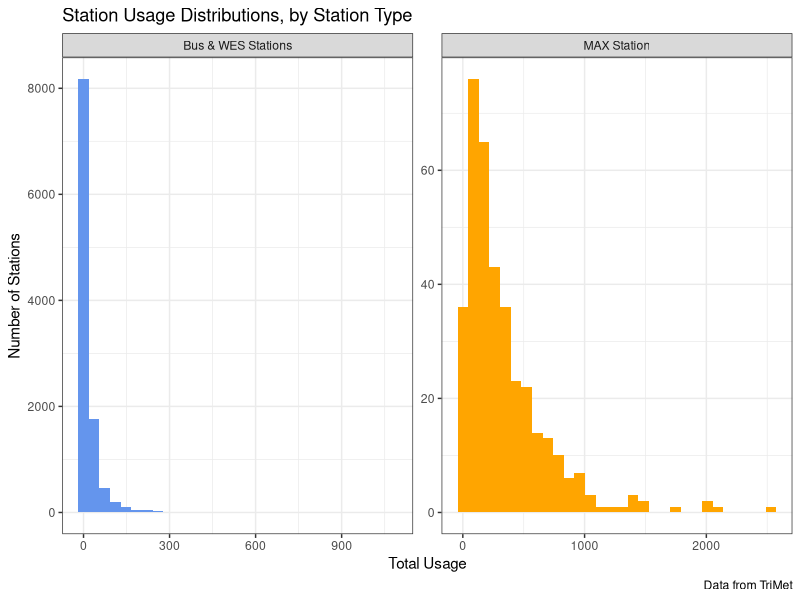
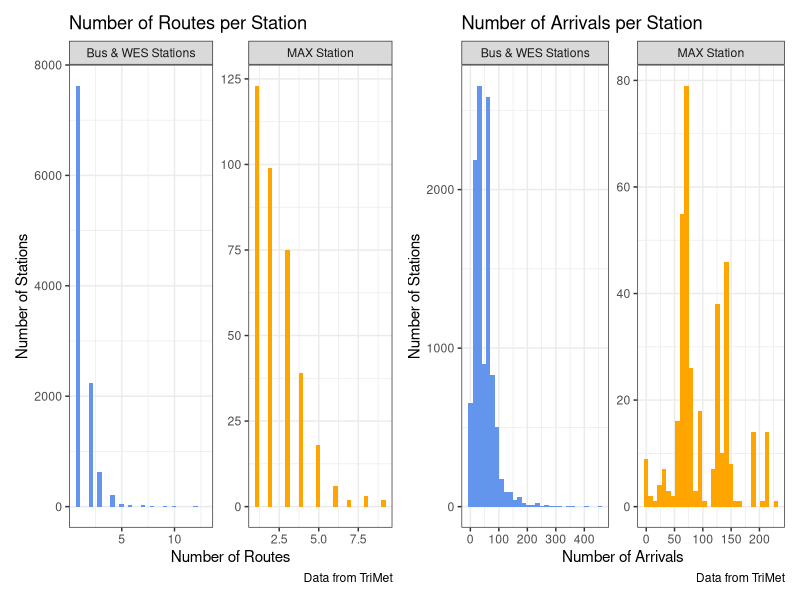
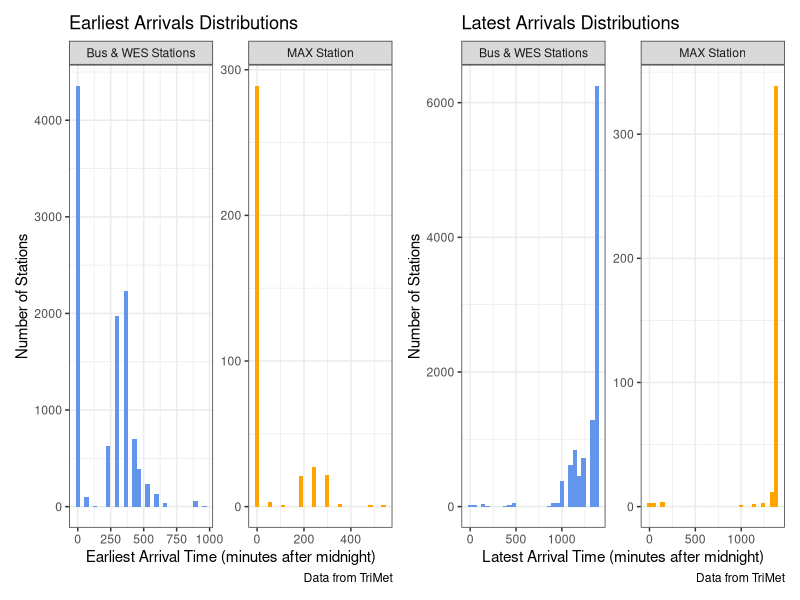

Reproduce these figures in R, in order.
## ---- chunk 1
library(tidyverse)
library(cowplot)
## ---- chunk 2
stop_features = read_csv('data/stop_features.csv')

stop_features_plot = stop_features %>% mutate(
  stop_type = ifelse(stop_type == 'MAX Station', "MAX Station", 'Bus & WES Stations'), 
  day = as.factor(day)
  )

## ---- chunk 3
#| label: fig-usage-dist
#| fig-cap: 'Distributions of usage values for each station type. WES and bus stations are combined due to the low number of WES stations in the dataset. Note that the y-axis is *not* fixed: there are a much smaller number of MAX stations than there are bus stations.'
ggplot(data=stop_features_plot, aes(x=total_usage, fill=stop_type)) + 
  geom_histogram() +
  facet_wrap(~stop_type, scales='free')+
  theme_bw()+ 
  labs(
    title='Station Usage Distributions, by Station Type', 
    legend.title='Station Type', 
    x='Total Usage', 
    y = 'Number of Stations',
    caption='Data from TriMet', 
    fill='Station Type'
  )+
  scale_fill_manual(values=c('cornflowerblue', 'orange')) +
  theme(legend.position='none')
## ---- chunk 4
#| label: fig-numbers
#| fig-cap: 'Distributions of the number of routes that stop at each station and the number of arrivals at each station, faceted by the two station types in our dataset. Note that the y-axis is *not* fixed: there are a much smaller number of MAX stations than there are bus stations.'
routes_plot = ggplot(data=stop_features_plot, aes(x=num_routes, fill=stop_type)) + 
  geom_histogram() +
  facet_wrap(~stop_type, scales='free')+
  theme_bw()+ 
  labs(
    title='Number of Routes per Station', 
    legend.title='Station Type', 
    x='Number of Routes', 
    y = 'Number of Stations',
    caption='Data from TriMet', 
    fill='Station Type'
  )+
  scale_fill_manual(values=c('cornflowerblue', 'orange')) +
  theme(legend.position='none')

arrivals_plot = ggplot(data=stop_features_plot, aes(x=num_arrivals, fill=stop_type)) + 
  geom_histogram() +
  facet_wrap(~stop_type, scales='free')+
  theme_bw()+ 
  labs(
    title='Number of Arrivals per Station', 
    legend.title='Station Type', 
    x='Number of Arrivals', 
    y = 'Number of Stations',
    caption='Data from TriMet', 
    fill='Station Type'
  )+
  scale_fill_manual(values=c('cornflowerblue', 'orange')) +
  theme(legend.position='none')

plot_grid(routes_plot, arrivals_plot ,nrow=1) +
  facet_grid() +
  theme_minimal()
## ---- chunk 5
#| label: fig-times
#| fig-cap: 'Distributions of the earliest and latest arrival times for the two station categories in our dataset. Note that the y-axis is *not* fixed: there are a much smaller number of MAX stations than there are bus stations.'
earliest_plot = ggplot(data=stop_features_plot, aes(x=earliest, fill=stop_type)) + 
  geom_histogram() +
  facet_wrap(~stop_type, scales='free')+
  theme_bw()+ 
  labs(
    title='Earliest Arrivals Distributions', 
    legend.title='Station Type', 
    x='Earliest Arrival Time (minutes after midnight)', 
    y = 'Number of Stations',
    caption='Data from TriMet', 
    fill='Station Type'
  )+
  scale_fill_manual(values=c('cornflowerblue', 'orange')) +
  theme(legend.position='none')

latest_plot = ggplot(data=stop_features_plot, aes(x=latest, fill=stop_type)) + 
  geom_histogram() +
  facet_wrap(~stop_type, scales='free')+
  theme_bw()+ 
  labs(
    title='Latest Arrivals Distributions', 
    legend.title='Station Type', 
    x='Latest Arrival Time (minutes after midnight)', 
    y = 'Number of Stations',
    caption='Data from TriMet', 
    fill='Station Type'
  )+
  scale_fill_manual(values=c('cornflowerblue', 'orange')) +
  theme(legend.position='none')

plot_grid(earliest_plot, latest_plot ,nrow=1) +
  facet_grid() +
  theme_minimal()
